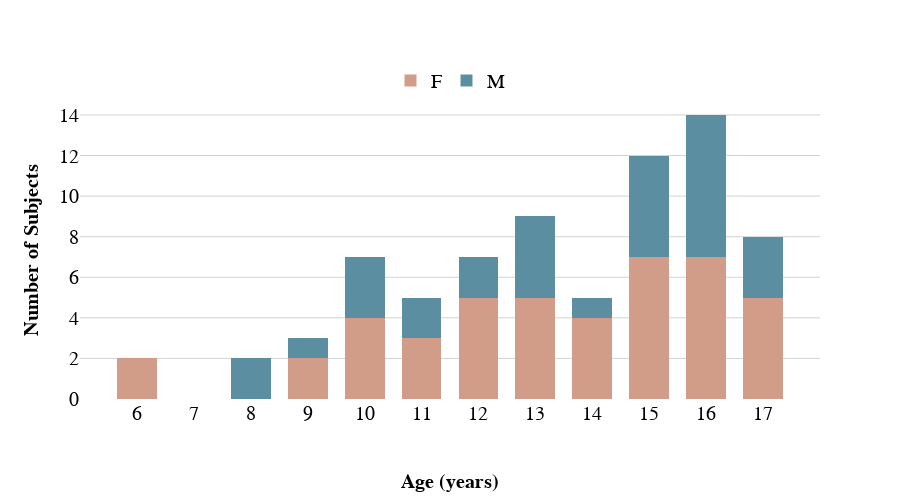

The notebook cell this image was saved under:
### Code cell
# Plot demographics for included subjects in DWI analysis
plot_demographics(include_t2star_subjects)

### Figure 1 — Plotly figure (JSON) as saved in the notebook; plotly's stock layout.template omitted (floating-point values rounded to 4 significant figures)
{"data": [{"legendgroup": "F", "marker": {"color": "#D19D88"}, "name": "F", "opacity": 1, "type": "histogram", "x": [15, 15, 14, 17, 16, 14, 14, 13, 15, 12, 9, 16, 12, 11, 13, 11, 10, 15, 17, 14, 10, 10, 11, 13, 15, 16, 15, 10, 12, 6, 12, 16, 17, 9, 13, 16, 12, 13, 17, 16, 6, 16, 15, 17], "xaxis": "x", "xbins": {"size": 1}, "yaxis": "y"}, {"legendgroup": "M", "marker": {"color": "#5C8EA1"}, "name": "M", "opacity": 1, "type": "histogram", "x": [17, 15, 13, 16, 8, 16, 16, 17, 11, 10, 15, 12, 16, 16, 16, 16, 15, 10, 12, 15, 13, 10, 14, 13, 17, 9, 8, 11, 13, 15], "xaxis": "x", "xbins": {"size": 1}, "yaxis": "y"}], "layout": {"bargap": 0.3, "barmode": "stack", "font": {"color": "black", "family": "Arial", "size": 20}, "height": 500, "legend": {"orientation": "h", "x": 0.5, "xanchor": "center", "y": 1, "yanchor": "bottom"}, "plot_bgcolor": "white", "width": 900, "xaxis": {"anchor": "y", "domain": [0, 1], "gridwidth": 1, "range": [5, 18], "showgrid": false, "tickmode": "array", "tickvals": [6, 7, 8, 9, 10, 11, 12, 13, 14, 15, 16, 17], "title": {"font": {"family": "Arial", "size": 20, "weight": "bold"}, "standoff": 50, "text": "Age (years)"}}, "yaxis": {"anchor": "x", "domain": [0, 1], "gridcolor": "lightgrey", "gridwidth": 1, "showgrid": true, "title": {"font": {"family": "Arial", "size": 20, "weight": "bold"}, "text": "Number of Subjects"}}}}
